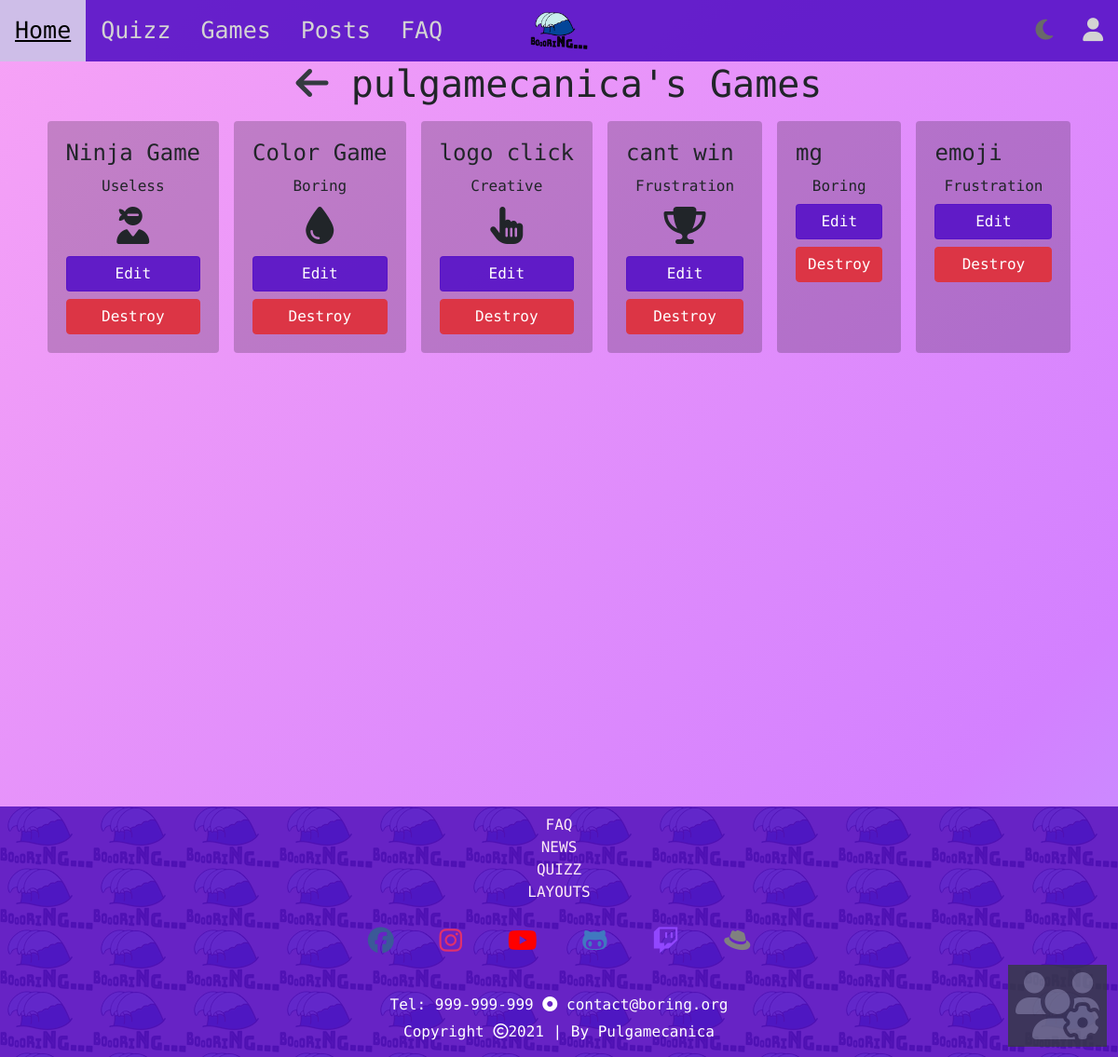
/boring/games (signed in), run on the app's committed database.
### boring/models.py (models this page shows, shortened)
class Game(models.Model):
    class GameCategory(models.IntegerChoices):
        USELESS = 0
        CREATIVE = 1
        BORING = 2
        FRUSTRATION = 3
    name = models.CharField(max_length = 30)
    description = models.CharField(max_length = 150)
    iconClass1 = models.CharField(max_length = 5, blank=True, default='')
    iconClass2 = models.CharField(max_length = 15, blank=True, default='')
    function = models.CharField(max_length = 50, choices=FUNCTIONS)
    hint_text = models.CharField(max_length = 200, blank=True, default='')
    points_per_win = models.IntegerField(default = 10)
    likes = models.IntegerField(default = 0)
    active = models.BooleanField(default=False)
    created_at = models.DateTimeField(auto_now_add=True)
    category = models.IntegerField(choices=GameCategory.choices, default=False)
    user = models.ForeignKey(BoringUser, on_delete=models.CASCADE, related_name="games")
    times_played = models.IntegerField(default = 0)
    def getCat(self):
        return self.GameCategory.choices[self.category]

### boring/views.py (the view)
# urls.py: path('games', views.games_page_view, name='games'),
@login_required(login_url='./login')
def games_page_view(request):
    context = {'games': Game.objects.all().filter(user = request.user.boringuser)}
    return render(request, 'boring/games.html', context)

### boring/templates/boring/games.html
{% extends 'boring_website/base.html' %}
{% block main %}
<h1 class="text-center"><a href={% url 'boring:profile' %}><i class="fas fa-arrow-left text-dark"></i></a> {{ user.username }}'s Games</h1>
   <div class="container boring-games-container">
      <div class="row justify-content-center">
         {% for game in games %}
            <div class="card m-2">
               <div class="card-body">
                  <h4 class="card-title"> {{ game.name }} </h4>
                  <span class="card-text text-center">
                     <h6> {{ game.getCat.1 }} </h6>
                     <h1><i class="{{ game.iconClass1 }} {{ game.iconClass2 }}"></i></h1>
                     <a href="{% url 'boring:game' game.id %}" class="btn btn-primary btn-block">Edit</a>
                     <a href={% url 'boring:delete_game' game.id %} class="btn btn-danger btn-block" onclick="return confirm('Please, confirm action:\nDelete {{game.name}}.')">Destroy</a>
                  </span>
               </div>
            </div>
         {% empty %}
            Uppsss, You don't have any games :(
         {% endfor %}
      </div>
   </div>
{% endblock %}

### boring_website/static/boring_website/css/base.css (style rules this page uses)
* { scroll-behavior: smooth; box-sizing: border-box; padding: 0; margin: 0; }
.btn-primary { background-color: #5712c7e6; border-color: #5712c7e6; }
.card { background-color: rgba(255, 255, 255, 0.6); border: none; }
html { width: 100%; }
body { width: 100%; margin: 0; background: linear-gradient(-45deg, #17eb76, #0be683, #4fe3b9, #8cd5ff, #d380ff, #f7a3f6); background-size: 400% 400%; animation: gradient 10s ease infinite; font-family: 'Nova Mono', monospace; }

### boring_website/static/boring_website/css/home.css (style rules this page uses)
.intro-box h1, h5, h6, p { margin: 10px; }

### boring/static/boring/css/boringGames.css (style rules this page uses)
.boring-games-container .card { background-color: rgba(0, 0, 0, 0.2); }

### data on the page
Game: name "Ninja Game", getCat.1 "Useless"
Game: name "Color Game", getCat.1 "Boring"
Game: name "logo click", getCat.1 "Creative"
Game: name "cant win", getCat.1 "Frustration"
Game: name "mg", getCat.1 "Boring"
Game: name "emoji", getCat.1 "Frustration"

### other printed values
{{ user.username }} "pulgamecanica"
